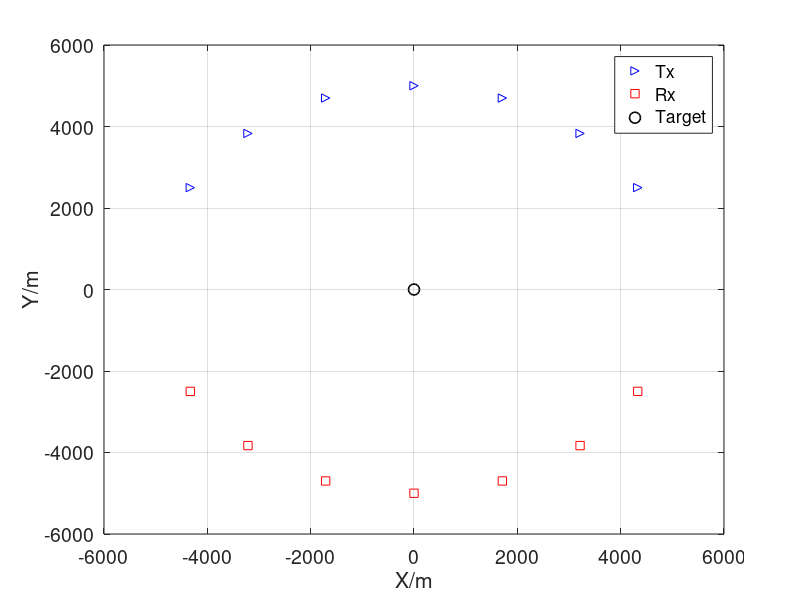
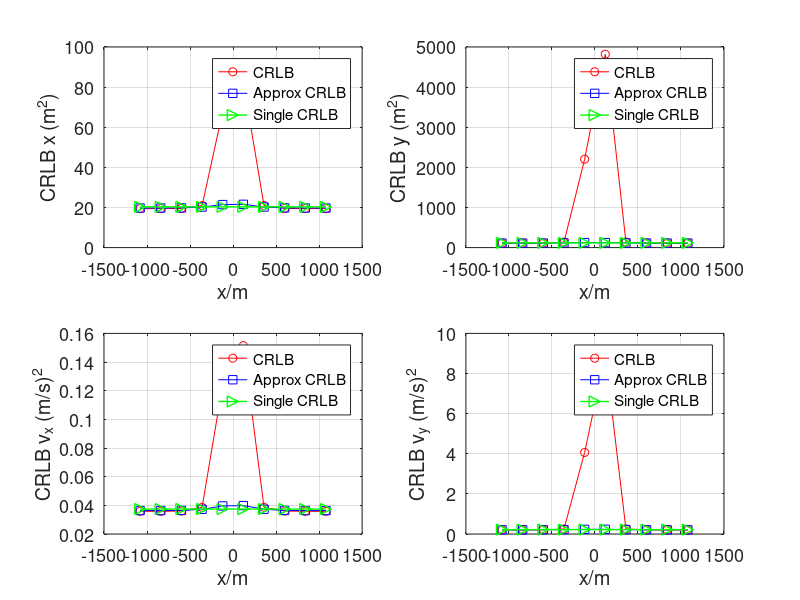

Source code (MATLAB) for these figures, in order:
%%
close all
M = 10;
N = 128;
T = 1e-3;
width = M*T;
fs_integral = 1e5;
len = 2*width*fs_integral;
fs = 1e5;
t = linspace(-width,width,len);
dt = t(2) - t(1);
f = (-len/2:len/2-1)/(len*dt); % Frequency vector
df = f(2)-f(1);

%%
numTr = 7;% Number of transmitters
numRe = 7;% Number of transmitters
radius = 5e3;
% azimuth_Tr = [85 65 45 25 5]; 
% azimuth_Re = [-85 -65 -45 -25 -5];
azimuth_Tr = [105 85 65 45 25 5 -15]+45; 
azimuth_Re = [-105 -85 -65 -45 -25 -5 15]-45;
% num = [3:2:29,29.05:0.05:30.95,31:2:51];
num = -9:2:9;
% num = 20;
len_num = length(num);
% v_tar = [4,5].';
% load('p_tx_wide.mat','p_tx')
% load('p_rx_wide.mat','p_rx')
p_tx = radius*[cosd(azimuth_Tr(1:numTr));sind(azimuth_Tr(1:numTr))];
p_rx = radius*[cosd(azimuth_Re(1:numRe));sind(azimuth_Re(1:numRe))];
%%
p_tar = [0e3,0].';
figure
plot(p_tx(1,:),p_tx(2,:),'b>',p_rx(1,:),p_rx(2,:),'rs',p_tar(1),p_tar(2),'ko',...
    'MarkerSize',8,'LineWidth',1.2)
xlabel('X/m')
ylabel('Y/m')
ax=gca;
set(ax,'FontSize',14);
legend('Tx','Rx','Target')
grid on
%%
rng(1)
c = 3e8;
f_c = 3e9; % carrier frequency
lambda = c/f_c;
transmission_energy = 1; %w
SNR = -0;%dB
NSR = 1/10^(SNR/10);
% Eff_bandw = 2.045141018530318e+07;% for T=1e-3
% Eff_time = 7.957747154036620e-08;
% TB = 8;
noise_power = transmission_energy*NSR;
% RCS = sqrt(1/2)*(randn(numTr,numRe)+1j*randn(numTr,numRe));
RCS = sqrt(1/2)*(ones(numTr,numRe)+1j*ones(numTr,numRe));
RCS_var = abs(RCS).^2;
% load('RCS_var.mat','RCS_var')
% load('RCS.mat','RCS') 
RCS = RCS(1:numTr,1:numRe);
RCS_var = RCS_var(1:numTr,1:numRe);
rng(2)
% RCS1 = sqrt(1/2)*(randn(numTr,numRe)+1j*randn(numTr,numRe));
RCS1 = 0.2*RCS;
%%
Num_Tar = 2;
CRB_loc = zeros(4,len_num);
CRB_vel = zeros(4,len_num);
CRB_loc_single = zeros(4,len_num);
CRB_vel_single = zeros(4,len_num);
CRB_loc_accurate = zeros(4,len_num);
CRB_vel_accurate = zeros(4,len_num);
RCS_sq_MT = zeros(numTr,numRe,Num_Tar);
RCS_sq_MT(:,:,1) = RCS_var;
RCS_sq_MT(:,:,2) = abs(RCS1).^2;
RCS_MT = zeros(numTr,numRe,Num_Tar);
RCS_MT(:,:,1) = RCS;
RCS_MT(:,:,2) = RCS1;
RCS_product = RCS.*conj(RCS1);
tic
% space = 3e3;
space = 120;
for i_dis = 1:len_num
    p_tar = [-0e3,0;0,0].';
%     p_tar = [-0e3,0;-0e3+num(i_dis)*space,0].';
    v_tar = [-15,0;-15+num(i_dis)*space,0].';
%     v_tar = [-15,0;-15,0].';
    Delay = zeros(numTr,numRe,Num_Tar);
    Doppler = zeros(numTr,numRe,Num_Tar);
    for i_tar = 1:Num_Tar
        dis_tx_tar=sqrt(sum((p_tx-p_tar(:,i_tar)).^2));
        dis_rx_tar=sqrt(sum((p_rx-p_tar(:,i_tar)).^2));
        delay_tx_tar = dis_tx_tar/c;
        delay_rx_tar = dis_rx_tar/c;
        Delay(:,:,i_tar) = delay_tx_tar.' + delay_rx_tar;
    %     Delay = repmat(delay_tx_tar.',1, numRe)+repmat(delay_rx_tar,  numTr,1);
        Doppler_tx = -1/lambda*(v_tar(:,i_tar).'*(p_tar(:,i_tar)-p_tx)./dis_tx_tar);
        Doppler_rx = -1/lambda*(v_tar(:,i_tar).'*(p_tar(:,i_tar)-p_rx)./dis_rx_tar);
        Doppler(:,:,i_tar) = Doppler_tx.' + Doppler_rx;
    %     Doppler = repmat(Doppler_tx.',1, numRe)+repmat(Doppler_rx,  numTr,1);
    end
    Delay_diff = Delay(:,:,1)-Delay(:,:,end);
    Doppler_diff = Doppler(:,:,1)-Doppler(:,:,end);
    %% Jql
    PA = ones(numTr,1);
    const12 = 2*fs/noise_power;
    A_12 = zeros(numTr*numRe);
    B1 = zeros(numTr*numRe);
    B2 = zeros(numTr*numRe);
    D_12 = zeros(numTr*numRe);
    G1_Re = zeros(numTr*numRe);
    G1_Im = zeros(numTr*numRe);
    G2_Re = zeros(numTr*numRe);
    G2_Im = zeros(numTr*numRe);
    E1_Re = zeros(numTr*numRe);
    E1_Im = zeros(numTr*numRe);
    E2_Re = zeros(numTr*numRe);
    E2_Im = zeros(numTr*numRe);
    F_12 = zeros(2*numTr*numRe);
    for n = 1:numTr
        for k = 1:numRe
            temp = (n-1)*numRe+k;
            x1 = (2/T^2)^(1/4)*exp(pi*(1j*N-1)*(t-Delay(n,k,1)-(n-1)*T/N).^2/T^2);
            x2 = (2/T^2)^(1/4)*exp(pi*(1j*N-1)*(t-Delay(n,k,2)-(n-1)*T/N).^2/T^2);
            c1 = -2*pi*(1j*N-1)*(t-Delay(n,k,1)-(n-1)*T/N)/T^2;
            c2 = 2*pi*(1j*N+1)*(t-Delay(n,k,2)-(n-1)*T/N)/T^2;
            y_a = transmission_energy*PA(n).*c1.*c2.*x1.*conj(x2)...
                .*exp(1j*2*pi*Doppler_diff(n,k)*t);
            A_12(temp,temp) = const12*real(trapz(t, y_a)*RCS_product(n,k));
            y_b1 = -transmission_energy*PA(n)*1j*2*pi.*t.*c1.*x1.*conj(x2)...
                .*exp(1j*2*pi*Doppler_diff(n,k)*t);
            B1(temp,temp) = const12*real(trapz(t, y_b1)*RCS_product(n,k));
            y_b2 = transmission_energy*PA(n)*1j*2*pi.*t.*c2.*x1.*conj(x2)...
                .*exp(1j*2*pi*Doppler_diff(n,k)*t);
            B2(temp,temp) = const12*real(trapz(t, y_b2)*RCS_product(n,k));
            y_d = transmission_energy*PA(n)*4*pi^2.*t.^2.*x1.*conj(x2)...
                .*exp(1j*2*pi*Doppler_diff(n,k)*t);
            D_12(temp,temp) = const12*real(trapz(t, y_d)*RCS_product(n,k));
            y_g1Re = transmission_energy*PA(n).*c1.*x1.*conj(x2)...
                .*exp(1j*2*pi*Doppler_diff(n,k)*t);
            G1_Re(temp,temp) = const12*real(trapz(t, y_g1Re)*RCS_MT(n,k,1));
            G1_Im(temp,temp) = const12*imag(trapz(t, y_g1Re)*RCS_MT(n,k,1));
            y_g2Re = transmission_energy*PA(n).*c2.*x1.*conj(x2)...
                .*exp(1j*2*pi*Doppler_diff(n,k)*t);
            G2_Re(temp,temp) = const12*real(trapz(t, y_g2Re)*conj(RCS_MT(n,k,2)));
            G2_Im(temp,temp) = -const12*imag(trapz(t, y_g2Re)*conj(RCS_MT(n,k,2)));
            y_e1Re = transmission_energy*PA(n)*1j*2*pi.*t.*x1.*conj(x2)...
                .*exp(1j*2*pi*Doppler_diff(n,k)*t);
            E1_Re(temp,temp) = const12*real(trapz(t, y_e1Re)*RCS_MT(n,k,1));
            E1_Im(temp,temp) = const12*imag(trapz(t, y_e1Re)*RCS_MT(n,k,1));
            y_e2Re = -transmission_energy*PA(n)*1j*2*pi.*t.*x1.*conj(x2)...
                .*exp(1j*2*pi*Doppler_diff(n,k)*t);
            E2_Re(temp,temp) = const12*real(trapz(t, y_e2Re)*conj(RCS_MT(n,k,2)));
            E2_Im(temp,temp) = -const12*imag(trapz(t, y_e2Re)*conj(RCS_MT(n,k,2)));
            y_12 = transmission_energy*PA(n).*x1.*conj(x2)...
                .*exp(1j*2*pi*Doppler_diff(n,k)*t);
            Y_12 = trapz(t, y_12);
            F_12(temp,temp) = const12*real(Y_12);
            F_12(temp,numTr*numRe+temp) = const12*imag(Y_12);
            F_12(numTr*numRe+temp,temp) = -const12*imag(Y_12);
            F_12(numTr*numRe+temp,numTr*numRe+temp) = const12*real(Y_12);
        end
    end
    J_12 = [A_12,B1,G1_Re,G1_Im;B2,D_12,E1_Re,E1_Im;...
        [G2_Re,G2_Im].', [E2_Re,E2_Im].',F_12];
    %% Alpha
    aleph = zeros(4+2*numTr*numRe,4*numTr*numRe,Num_Tar); 
    for i_tar = 1:Num_Tar
        beta = zeros(2,numTr*numRe);
        eta = zeros(2,numTr*numRe);
        xi = zeros(2,numTr*numRe);
        for n = 1:numTr
            for k = 1:numRe
                temp = (n-1)*numRe+k;
                beta(:,temp) = 1/c*((p_tar(:,i_tar)-p_tx(:,n))/norm(p_tar(:,i_tar)-p_tx(:,n))+...
                    (p_tar(:,i_tar)-p_rx(:,k))/norm(p_tar(:,i_tar)-p_rx(:,k)));
                eta(1,temp) = 1/lambda*...
                    ((p_tar(1,i_tar)-p_tx(1,n))*v_tar(:,i_tar).'*...
                   (p_tar(:,i_tar)-p_tx(:,n))/norm(p_tar(:,i_tar)-p_tx(:,n))^3-...
                   v_tar(1,i_tar)/norm(p_tar(:,i_tar)-p_tx(:,n))+...
                   (p_tar(1,i_tar)-p_rx(1,k))*v_tar(:,i_tar).'*...
                   (p_tar(:,i_tar)-p_rx(:,k))/norm(p_tar(:,i_tar)-p_rx(:,k))^3-...
                   v_tar(1,i_tar)/norm(p_tar(:,i_tar)-p_rx(:,k)));
                eta(2,temp) = 1/lambda*...
                    ((p_tar(2,i_tar)-p_tx(2,n))*v_tar(:,i_tar).'*...
                   (p_tar(:,i_tar)-p_tx(:,n))/norm(p_tar(:,i_tar)-p_tx(:,n))^3-...
                   v_tar(2,i_tar)/norm(p_tar(:,i_tar)-p_tx(:,n))+...
                   (p_tar(2,i_tar)-p_rx(2,k))*v_tar(:,i_tar).'*...
                   (p_tar(:,i_tar)-p_rx(:,k))/norm(p_tar(:,i_tar)-p_rx(:,k))^3-...
                   v_tar(2,i_tar)/norm(p_tar(:,i_tar)-p_rx(:,k)));
                xi(1,temp) = -1/lambda*((p_tar(1,i_tar)-p_tx(1,n))/...
                   norm(p_tar(:,i_tar)-p_tx(:,n))+(p_tar(1,i_tar)-p_rx(1,k))/...
                   norm(p_tar(:,i_tar)-p_rx(:,k)));
                xi(2,temp) = -1/lambda*((p_tar(2,i_tar)-p_tx(2,n))/...
                   norm(p_tar(:,i_tar)-p_tx(:,n))+(p_tar(2,i_tar)-p_rx(2,k))/...
                   norm(p_tar(:,i_tar)-p_rx(:,k)));
            end
        end
        aleph(:,:,i_tar) = blkdiag([beta,eta;zeros(2,numTr*numRe),xi],eye(2*numTr*numRe));
    end
    %% Diagonal
    FIM = zeros(4+2*numTr*numRe,4+2*numTr*numRe,Num_Tar);
    FIM_single = zeros(4+2*numTr*numRe,4+2*numTr*numRe,Num_Tar);
    cons_f = 2*transmission_energy/noise_power*fs;
    cons = 2*fs/noise_power;
    cons_A = zeros(numTr,numRe);
    cons_B = zeros(numTr,numRe);
    cons_D = zeros(numTr,numRe);
    cons_A_single = zeros(numTr,numRe);
    cons_B_single = zeros(numTr,numRe);
    cons_D_single = zeros(numTr,numRe);
    G_Re = zeros(numTr*numRe);
    G_Im = zeros(numTr*numRe);
    E_Re = zeros(numTr*numRe);
    E_Im = zeros(numTr*numRe);
    G_Re_single = zeros(numTr*numRe);
    G_Im_single = zeros(numTr*numRe);
    E_Re_single = zeros(numTr*numRe);
    E_Im_single = zeros(numTr*numRe);
    int_A = zeros(numTr,numRe);
    int_B = zeros(numTr,numRe);
    int_D = zeros(numTr,numRe);
    int_G_Re = zeros(numTr*numRe);
    int_G_Im = zeros(numTr*numRe);
    int_E_Re = zeros(numTr*numRe);
    int_E_Im = zeros(numTr*numRe);
    %% target 1
    for n = 1:numTr
        for k = 1:numRe
            temp = (n-1)*numRe+k;
    %             t_delay = t-Delay(n,k,i_tar);
    %             x = (2/T^2)^(1/4)*exp(pi*(1j*N-1)*(t_delay-(n-1)*T/N).^2/T^2);
    %             x = (2/T^2)^(1/4)*exp(-pi*t_delay.^2/T^2).*...
    %                 exp(1j*pi*N/T^2*(t_delay-(n-1)*T/N).^2);
    %             c1 = -2*pi*(1j*N-1)*(t_delay-(n-1)*T/N)/T^2;
    %             c1 = -2*pi/T^2*((1j*N-1)*t_delay-1j*(n-1)*T);
            x1 = (2/T^2)^(1/4)*exp(pi*(1j*N-1)*(t-Delay(n,k,1)-(n-1)*T/N).^2/T^2);
            x2 = (2/T^2)^(1/4)*exp(pi*(1j*N-1)*(t-Delay(n,k,2)-(n-1)*T/N).^2/T^2);
            c1 = -2*pi*(1j*N-1)*(t-Delay(n,k,1)-(n-1)*T/N)/T^2;
            y_gRe = transmission_energy*PA(n).*c1.*x1.*conj(x1);
            i_gRe = transmission_energy*PA(n).*c1.*x1.*conj(x2)...
                .*exp(1j*2*pi*Doppler_diff(n,k)*t);
            int_G_Re(temp,temp) = -cons*real(conj(RCS_MT(n,k,2))*trapz(t, i_gRe));
            int_G_Im(temp,temp) = cons*imag(conj(RCS_MT(n,k,2))*trapz(t, i_gRe));
            G_Re_single(temp,temp) = -cons*real(conj(RCS_MT(n,k,1))*trapz(t, y_gRe));
            G_Im_single(temp,temp) = cons*imag(conj(RCS_MT(n,k,1))*trapz(t, y_gRe));
            G_Re(temp,temp) = int_G_Re(temp,temp)+G_Re_single(temp,temp);
            G_Im(temp,temp) = int_G_Im(temp,temp)+G_Im_single(temp,temp);
            y_eRe = transmission_energy*PA(n)*1j*2*pi.*t.*x1.*conj(x1);
            i_eRe = transmission_energy*PA(n)*1j*2*pi.*t.*x1.*conj(x2)...
                .*exp(1j*2*pi*Doppler_diff(n,k)*t);
            int_E_Re(temp,temp) = -cons*real(conj(RCS_MT(n,k,2))*trapz(t, i_eRe));
            int_E_Im(temp,temp) = cons*imag(conj(RCS_MT(n,k,2))*trapz(t, i_eRe));
            E_Re_single(temp,temp) = -cons*real(conj(RCS_MT(n,k,1))*trapz(t, y_eRe));
            E_Im_single(temp,temp) = cons*imag(conj(RCS_MT(n,k,1))*trapz(t, y_eRe));
            E_Re(temp,temp) = int_E_Re(temp,temp) + E_Re_single(temp,temp);
            E_Im(temp,temp) = int_E_Im(temp,temp) + E_Im_single(temp,temp);
            c_a = 4*pi^2/T^4*(1-1j*N)^2*(t-Delay(n,k,1)-(n-1)*T/N).^2-2*pi/T^2*(1-1j*N);
            y_a = transmission_energy*PA(n).*c_a.*x1.*conj(x2)...
                .*exp(1j*2*pi*Doppler_diff(n,k)*t);
            int_A(n,k) = -cons*real(trapz(t, y_a)*RCS_product(n,k));
            y_b = transmission_energy*PA(n)*1j*2*pi.*t.*c1.*x1.*conj(x2)...
                .*exp(1j*2*pi*Doppler_diff(n,k)*t);
            int_B(n,k) = -cons*real(trapz(t, y_b)*RCS_product(n,k));
            y_d = -transmission_energy*PA(n)*4*pi^2.*t.^2.*x1.*conj(x2)...
                .*exp(1j*2*pi*Doppler_diff(n,k)*t);
            int_D(n,k) = -cons*real(trapz(t, y_d)*RCS_product(n,k));
    
            y1 = t.*conj(x1).*x1.*c1;
            y_a_sing = transmission_energy*PA(n).*c_a.*x1.*conj(x1);
            y_b_sing = transmission_energy*PA(n)*1j*2*pi.*t.*c1.*x1.*conj(x1);
            y_d_sing = -transmission_energy*PA(n)*4*pi^2.*t.^2.*x1.*conj(x1);
            % Calculate the Fourier Transform of the signal
            X1 = fftshift(fft(x1));
            % Calculate effective pulse width (EPW)
            Eff_time = trapz(t, t.^2 .* abs(x1).^2);
            % Calculate effective bandwidth (EBW)
            Eff_bandw = trapz(dt, f.^2 .* abs(X1).^2)/len;
            cons_A_single(n,k) = -cons*real(trapz(t, y_a_sing)*RCS_sq_MT(n,k,1));
            cons_A(n,k) = int_A(n,k)+cons_A_single(n,k); % OCDM
            cons_B_single(n,k) = -cons*real(trapz(t, y_b_sing)*RCS_sq_MT(n,k,1));
            cons_B(n,k) = int_B(n,k)+cons_B_single(n,k);
            cons_D_single(n,k) = -cons*real(trapz(t, y_d_sing)*RCS_sq_MT(n,k,1));
            % cons_B = 0;
            cons_D(n,k) = int_D(n,k)+cons_D_single(n,k);
                
        end
    end
    A_mat = cons_A.';
    A = diag(A_mat(:));
    B_mat = cons_B.';
    B = diag(B_mat(:));
    D_mat = cons_D.';
    D = diag(D_mat(:));
    % E_Im_mat = (cons_e*real(RCS).*Delay.*repmat(PA,1,numRe)).';
    G = [G_Re,G_Im];
    E = [E_Re,E_Im];
    F = diag(repmat(cons_f*PA,2*numRe,1));
    J = [A,B,G;B,D,E;G.', E.',F];
    FIM(:,:,1) = aleph(:,:,1)*J*aleph(:,:,1).';
    %
    A_mat_single = cons_A_single.';
    A_single = diag(A_mat_single(:));
    B_mat_single = cons_B_single.';
    B_single = diag(B_mat_single(:));
    D_mat_single = cons_D_single.';
    D_single = diag(D_mat_single(:));
    % E_Im_mat = (cons_e*real(RCS).*Delay.*repmat(PA,1,numRe)).';
    G_single = [G_Re_single,G_Im_single];
    E_single = [E_Re_single,E_Im_single];
    J_single = [A_single,B_single,G_single;B_single,D_single,E_single;...
        G_single.', E_single.',F];
    FIM_single(:,:,1) = aleph(:,:,1)*J_single*aleph(:,:,1).';
    %% target 2
    for n = 1:numTr
        for k = 1:numRe
            temp = (n-1)*numRe+k;
    %             t_delay = t-Delay(n,k,i_tar);
    %             x = (2/T^2)^(1/4)*exp(pi*(1j*N-1)*(t_delay-(n-1)*T/N).^2/T^2);
    %             x = (2/T^2)^(1/4)*exp(-pi*t_delay.^2/T^2).*...
    %                 exp(1j*pi*N/T^2*(t_delay-(n-1)*T/N).^2);
    %             c1 = -2*pi*(1j*N-1)*(t_delay-(n-1)*T/N)/T^2;
    %             c1 = -2*pi/T^2*((1j*N-1)*t_delay-1j*(n-1)*T);
            x1 = (2/T^2)^(1/4)*exp(pi*(1j*N-1)*(t-Delay(n,k,1)-(n-1)*T/N).^2/T^2);
            x2 = (2/T^2)^(1/4)*exp(pi*(1j*N-1)*(t-Delay(n,k,2)-(n-1)*T/N).^2/T^2);
            c2 = -2*pi*(1j*N-1)*(t-Delay(n,k,2)-(n-1)*T/N)/T^2;
            y_gRe = transmission_energy*PA(n).*c2.*x2.*conj(x2);
            i_gRe = transmission_energy*PA(n).*c2.*x2.*conj(x1)...
                .*exp(-1j*2*pi*Doppler_diff(n,k)*t);
            int_G_Re(temp,temp) = -cons*real(conj(RCS_MT(n,k,1))*trapz(t, i_gRe));
            int_G_Im(temp,temp) = cons*imag(conj(RCS_MT(n,k,1))*trapz(t, i_gRe));
            G_Re_single(temp,temp) = -cons*real(conj(RCS_MT(n,k,2))*trapz(t, y_gRe));
            G_Im_single(temp,temp) = cons*imag(conj(RCS_MT(n,k,2))*trapz(t, y_gRe));
            G_Re(temp,temp) = int_G_Re(temp,temp)+G_Re_single(temp,temp);
            G_Im(temp,temp) = int_G_Im(temp,temp)+G_Im_single(temp,temp);
            y_eRe = transmission_energy*PA(n)*1j*2*pi.*t.*x2.*conj(x2);
            i_eRe = transmission_energy*PA(n)*1j*2*pi.*t.*x2.*conj(x1)...
                .*exp(-1j*2*pi*Doppler_diff(n,k)*t);
            int_E_Re(temp,temp) = -cons*real(conj(RCS_MT(n,k,1))*trapz(t, i_eRe));
            int_E_Im(temp,temp) = cons*imag(conj(RCS_MT(n,k,1))*trapz(t, i_eRe));
            E_Re_single(temp,temp) = -cons*real(conj(RCS_MT(n,k,2))*trapz(t, y_eRe));
            E_Im_single(temp,temp) = cons*imag(conj(RCS_MT(n,k,2))*trapz(t, y_eRe));
            E_Re(temp,temp) = int_E_Re(temp,temp) + E_Re_single(temp,temp);
            E_Im(temp,temp) = int_E_Im(temp,temp) + E_Im_single(temp,temp);
            c_a = 4*pi^2/T^4*(1-1j*N)^2*(t-Delay(n,k,2)-(n-1)*T/N).^2-2*pi/T^2*(1-1j*N);
            y_a = transmission_energy*PA(n).*c_a.*x2.*conj(x1)...
                .*exp(-1j*2*pi*Doppler_diff(n,k)*t);
            int_A(n,k) = -cons*real(trapz(t, y_a)*conj(RCS_product(n,k)));
            y_b = transmission_energy*PA(n)*1j*2*pi.*t.*c2.*x2.*conj(x1)...
                .*exp(-1j*2*pi*Doppler_diff(n,k)*t);
            int_B(n,k) = -cons*real(trapz(t, y_b)*conj(RCS_product(n,k)));
            y_d = -transmission_energy*PA(n)*4*pi^2.*t.^2.*x2.*conj(x1)...
                .*exp(-1j*2*pi*Doppler_diff(n,k)*t);
            int_D(n,k) = -cons*real(trapz(t, y_d)*conj(RCS_product(n,k)));
    
            y2 = t.*conj(x2).*x2.*c2;
            y_a_sing = transmission_energy*PA(n).*c_a.*x2.*conj(x2);
            y_b_sing = transmission_energy*PA(n)*1j*2*pi.*t.*c2.*x2.*conj(x2);
            y_d_sing = -transmission_energy*PA(n)*4*pi^2.*t.^2.*x2.*conj(x2);
            % Calculate the Fourier Transform of the signal
            X2 = fftshift(fft(x2));
            % Calculate effective pulse width (EPW)
            Eff_time = trapz(t, t.^2 .* abs(x2).^2);
            % Calculate effective bandwidth (EBW)
            Eff_bandw = trapz(dt, f.^2 .* abs(X2).^2)/len;
            TB = imag(sum(y2)*dt);
            cons_A_single(n,k) = -cons*real(trapz(t, y_a_sing)*RCS_sq_MT(n,k,2));
            cons_A(n,k) = int_A(n,k)+cons_A_single(n,k); % OCDM
            cons_B_single(n,k) = -cons*real(trapz(t, y_b_sing)*RCS_sq_MT(n,k,2));
            cons_B(n,k) = int_B(n,k)+cons_B_single(n,k);
            cons_D_single(n,k) = -cons*real(trapz(t, y_d_sing)*RCS_sq_MT(n,k,2));
            % cons_B = 0;
            cons_D(n,k) = int_D(n,k)+cons_D_single(n,k);
        end
    end
    A_mat = cons_A.';
    A = diag(A_mat(:));
    B_mat = cons_B.';
    B = diag(B_mat(:));
    D_mat = cons_D.';
    D = diag(D_mat(:));
    % E_Im_mat = (cons_e*real(RCS).*Delay.*repmat(PA,1,numRe)).';
    G = [G_Re,G_Im];
    E = [E_Re,E_Im];
    F = diag(repmat(cons_f*PA,2*numRe,1));
    J = [A,B,G;B,D,E;G.', E.',F];
    FIM(:,:,2) = aleph(:,:,2)*J*aleph(:,:,2).';
    %
    A_mat_single = cons_A_single.';
    A_single = diag(A_mat_single(:));
    B_mat_single = cons_B_single.';
    B_single = diag(B_mat_single(:));
    D_mat_single = cons_D_single.';
    D_single = diag(D_mat_single(:));
    % E_Im_mat = (cons_e*real(RCS).*Delay.*repmat(PA,1,numRe)).';
    G_single = [G_Re_single,G_Im_single];
    E_single = [E_Re_single,E_Im_single];
    J_single = [A_single,B_single,G_single;B_single,D_single,E_single;...
        G_single.', E_single.',F];
    FIM_single(:,:,2) = aleph(:,:,2)*J_single*aleph(:,:,2).';
    %%
    leng = 4+2*numTr*numRe;
    
    CRB_mat_single= inv(blkdiag(FIM_single(:,:,1),FIM_single(:,:,2)));
    CRB_loc_single(:,i_dis) = [CRB_mat_single(1,1),CRB_mat_single(2,2),...
        CRB_mat_single(1+leng,1+leng),CRB_mat_single(2+leng,2+leng)].';
    CRB_vel_single(:,i_dis) = [CRB_mat_single(3,3),CRB_mat_single(4,4),...
        CRB_mat_single(3+leng,3+leng),CRB_mat_single(4+leng,4+leng)].';
    %
    CRB_mat= inv(blkdiag(FIM(:,:,1),FIM(:,:,2)));
    CRB_loc(:,i_dis) = [CRB_mat(1,1),CRB_mat(2,2),...
        CRB_mat(1+leng,1+leng),CRB_mat(2+leng,2+leng)].';
    CRB_vel(:,i_dis) = [CRB_mat(3,3),CRB_mat(4,4),...
        CRB_mat(3+leng,3+leng),CRB_mat(4+leng,4+leng)].';
    %
    FIM_12 = aleph(:,:,1)*J_12*aleph(:,:,2).';
    FIM_21 = FIM_12.';
    FIM_accurate = [FIM(:,:,1),FIM_12;FIM_21,FIM(:,:,2)];
    CRB_mat_accurate = pinv(FIM_accurate);
    CRB_loc_accurate(:,i_dis) = [CRB_mat_accurate(1,1),CRB_mat_accurate(2,2),...
        CRB_mat_accurate(1+leng,1+leng),CRB_mat_accurate(2+leng,2+leng)].';
    CRB_vel_accurate(:,i_dis) = [CRB_mat_accurate(3,3),CRB_mat_accurate(4,4),...
        CRB_mat_accurate(3+leng,3+leng),CRB_mat_accurate(4+leng,4+leng)].';
end
toc
%%
figure
x_index = num*space;
% x_index = num*space;
subplot(2, 2, 1);
plot(x_index,CRB_loc_accurate(1,:),'ro-',x_index,CRB_loc(1,:),'bs-',...
    x_index,CRB_loc_single(1,:),'g>-',...
    'MarkerSize',8,'LineWidth',1)
% xlim([-77e3 83e3])
xlabel('x/m')
% xlabel('v_x (m/s)')
ylabel('CRLB x (m^2)')
ax=gca;
set(ax,'FontSize',13);
legend('CRLB','Approx CRLB','Single CRLB','FontSize',11)
grid on
subplot(2, 2, 2);
plot(x_index,CRB_loc_accurate(2,:),'ro-',x_index,CRB_loc(2,:),'bs-',...
    x_index,CRB_loc_single(2,:),'g>-',...
    'MarkerSize',8,'LineWidth',1)
% xlim([-77e3 83e3])
xlabel('x/m')
% xlabel('v_x (m/s)')
ylabel('CRLB y (m^2)')
ax=gca;
set(ax,'FontSize',13);
legend('CRLB','Approx CRLB','Single CRLB','FontSize',11)
grid on
subplot(2, 2, 3);
plot(x_index,CRB_vel_accurate(1,:),'ro-',x_index,CRB_vel(1,:),'bs-',...
    x_index,CRB_vel_single(1,:),'g>-',...
    'MarkerSize',8,'LineWidth',1)
% xlim([-77e3 83e3])
xlabel('x/m')
% xlabel('v_x (m/s)')
ylabel('CRLB v_x (m/s)^2')
ax=gca;
set(ax,'FontSize',13);
legend('CRLB','Approx CRLB','Single CRLB','FontSize',11)
grid on
subplot(2, 2, 4);
plot(x_index,CRB_vel_accurate(2,:),'ro-',x_index,CRB_vel(2,:),'bs-',...
    x_index,CRB_vel_single(2,:),'g>-',...
    'MarkerSize',8,'LineWidth',1)
% xlim([-77e3 83e3])
xlabel('x/m')
% xlabel('v_x (m/s)')
ylabel('CRLB v_y (m/s)^2')
ax=gca;
set(ax,'FontSize',13);
legend('CRLB','Approx CRLB','Single CRLB','FontSize',11)
grid on
